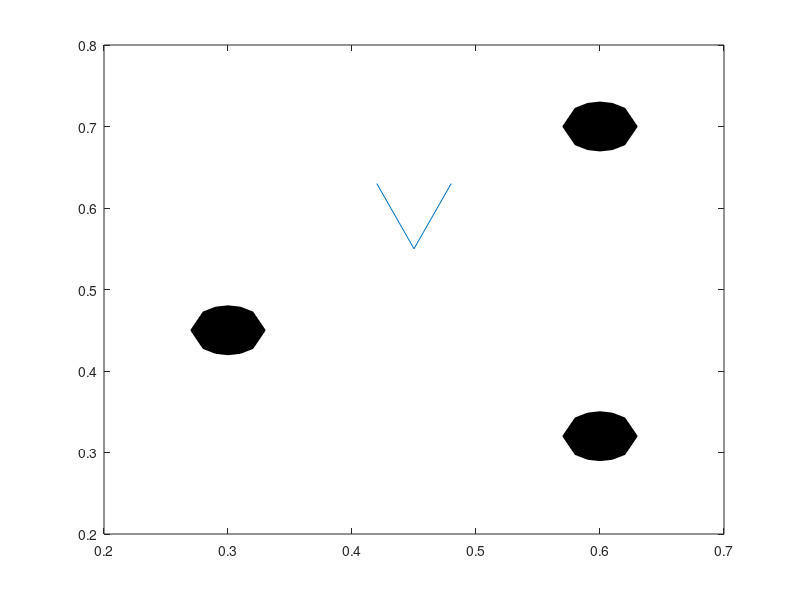

MATLAB code for this plot:
patch([0,1,1,0,0],[0,0,1,1,0],[1,1,1])

plot([.2,.30,.30,.62],[.25,.25,.45,.55])
plot([.6,.83],[.70,.70])
plot([.6,.83],[.32,.32])
plot([.2,.45],[.70,.70])
plot([.45,.45],[.70,.55])
plot([.42,.45,.48],[.63,.55,.63])
radius=.03;
x=-radius:.01:radius;
y=real(sqrt(radius^2-x.^2));
patch([x,-x]+.60,[y,-y]+.70,[0,0,0])
patch([x,-x]+.30,[y,-y]+.45,[0,0,0])
patch([x,-x]+.60,[y,-y]+.32,[0,0,0])